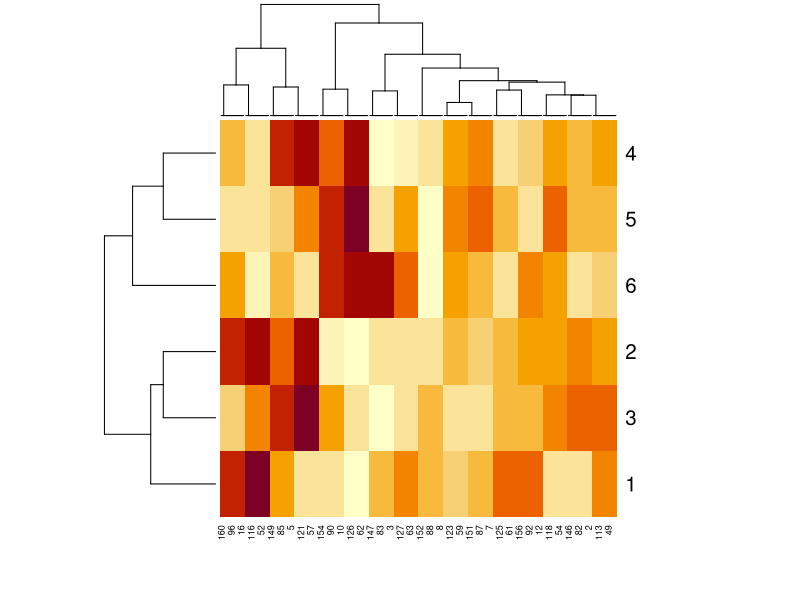
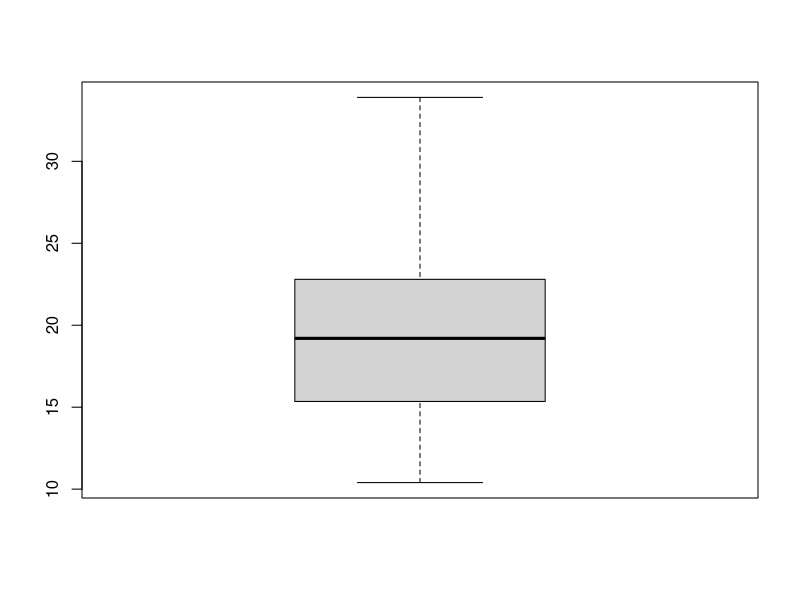
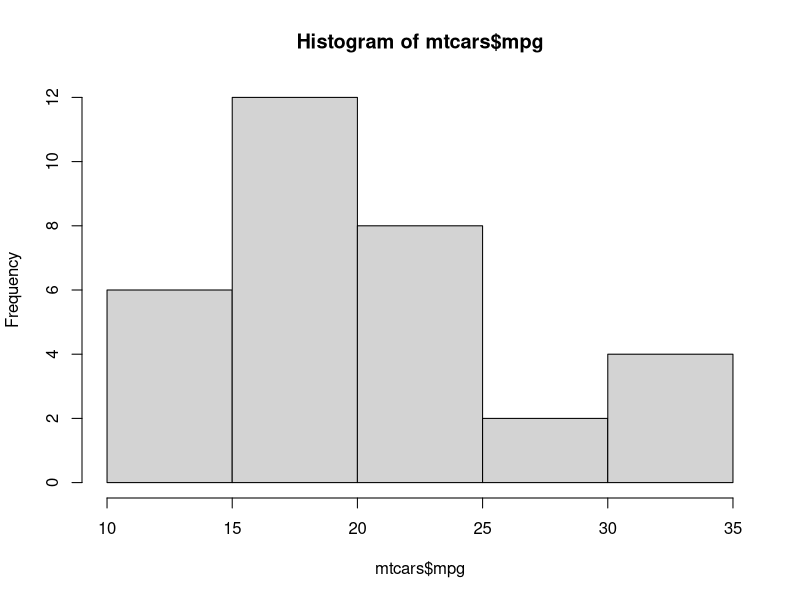

Write the R code that produced these figures, in order. (Note: this script raises an error after producing the figures.)
## ---- chunk 1
    data <- matrix(mtcars$mpg, mtcars$cyl, mtcars$disp)
    heatmap(data)
## ---- chunk 2
    boxplot(mtcars$mpg)
## ---- chunk 3
    hist(mtcars$mpg)
    
    ggplot(
      data = mtcars,
      mapping = aes(x = mpg)
    ) +
      geom_histogram(bins = 10, na.rm = TRUE)
